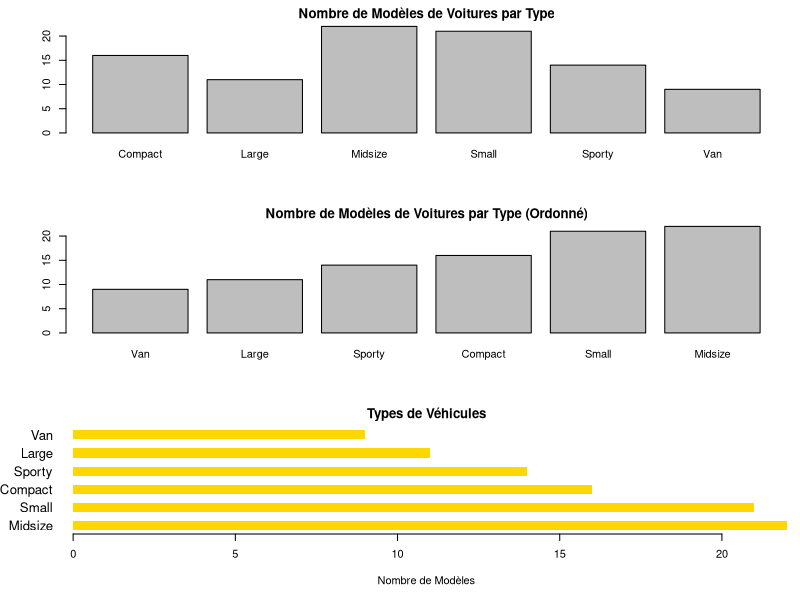

The R script that drew this image:
# Charger la bibliothèque MASS et les données Cars93
library(MASS)
data("Cars93")

# Calculer le décompte des types de véhicules
comptage_types_vehicules <- table(Cars93$Type)

# Créer des graphiques à barres des types de véhicules
par(mfrow=c(3, 1), mar=c(5, 5, 2, 1))

# Graphique 1 : Nombre de modèles de voitures par type
barplot(comptage_types_vehicules, main="Nombre de Modèles de Voitures par Type")

# Graphique 2 : Nombre de modèles de voitures par type (ordonné)
barplot(sort(comptage_types_vehicules), main="Nombre de Modèles de Voitures par Type (Ordonné)")

# Graphique 3 : Nombre de modèles de voitures par type (horizontal, ordonné)
barplot(rev(sort(comptage_types_vehicules)), main="Types de Véhicules",
        las=1, horiz=T, cex.names=1.2, col="gold", border=NA, space=1,
        xlab="Nombre de Modèles")

